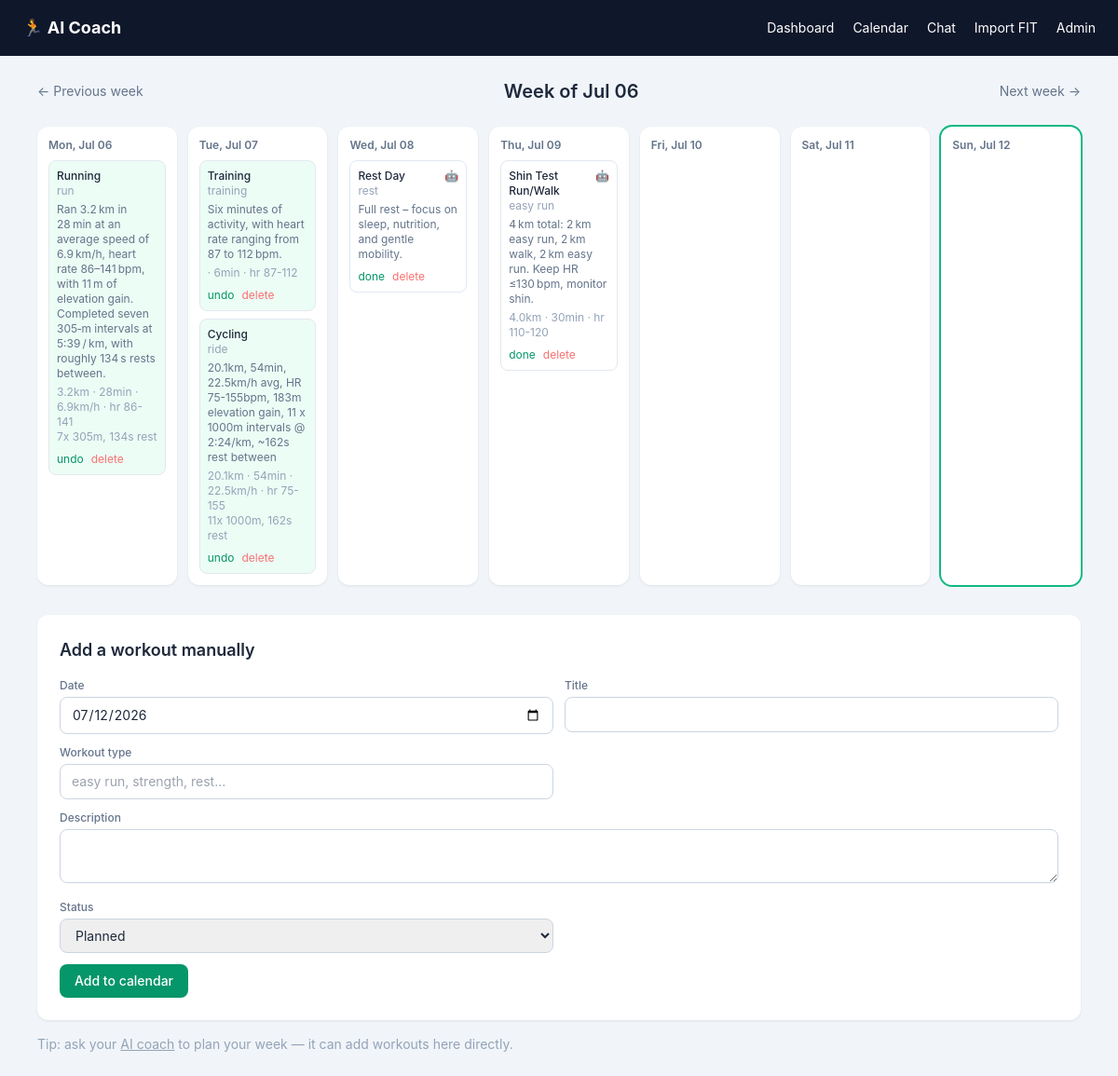
/calendar/, run on an earlier commit of the app's database.
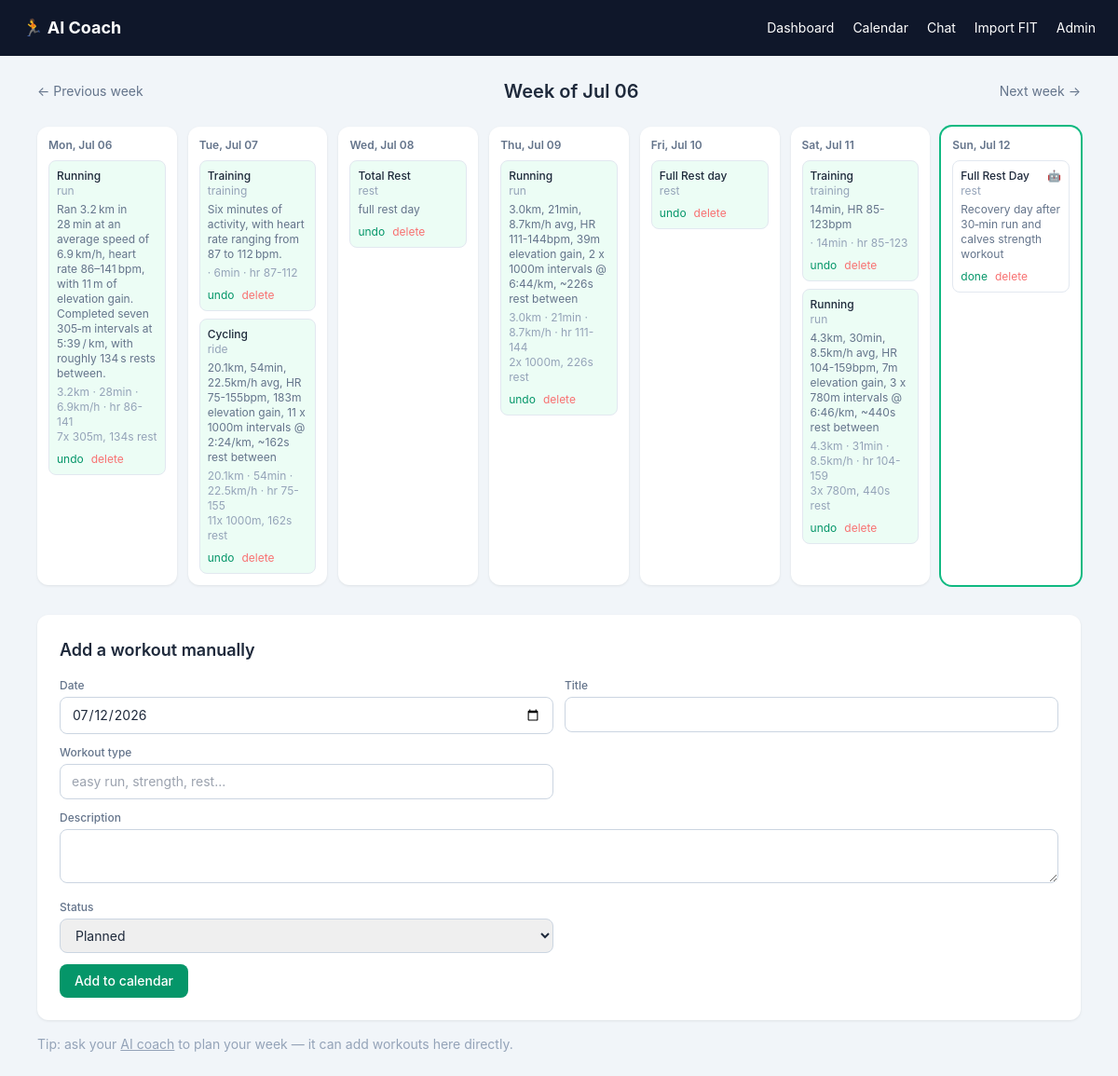
And on a later commit of the database.
### coach/models.py (models this page shows, shortened)
class Workout(models.Model):
    STATUS_CHOICES = [("planned", "Planned"), ("completed", "Completed"), ("skipped", "Skipped")]
    SOURCE_CHOICES = [("llm", "AI Coach"), ("manual", "Manual"), ("fit", "FIT upload")]
    date = models.DateField()
    title = models.CharField(max_length=255)
    description = models.TextField(blank=True)
    workout_type = models.CharField(max_length=64, blank=True, help_text="e.g. easy run, intervals, cycling, strength, rest")
    status = models.CharField(max_length=10, choices=STATUS_CHOICES, default="planned")
    source = models.CharField(max_length=10, choices=SOURCE_CHOICES, default="manual")
    distance_km = models.FloatField(null=True, blank=True)
    moving_time_min = models.FloatField(null=True, blank=True)
    avg_hr = models.FloatField(null=True, blank=True)
    max_hr = models.FloatField(null=True, blank=True)
    hr_min = models.FloatField(null=True, blank=True, help_text="Lowest HR seen (completed) or bottom of a target HR range (planned)")
    avg_speed_kmh = models.FloatField(null=True, blank=True)
    elevation_gain_m = models.FloatField(null=True, blank=True)
    interval_repeats = models.PositiveIntegerField(null=True, blank=True)
    interval_distance_m = models.FloatField(null=True, blank=True)
    interval_rest_seconds = models.FloatField(null=True, blank=True)
    laps_json = models.JSONField(null=True, blank=True, help_text="Raw per-lap splits, if imported from a FIT file")
    external_ref = models.CharField(max_length=255, blank=True, null=True, db_index=True,
                                     help_text="Dedup key for imports, e.g. fit filename+timestamp")
    created_at = models.DateTimeField(auto_now_add=True)
    class Meta:
        ordering = ["date", "created_at"]

### coach/views.py (the view)
# urls.py: path("calendar/", views.calendar_view, name="calendar"),
def calendar_view(request):
    week_offset = int(request.GET.get("week", 0))
    today = date.today()
    start_of_week = today - timedelta(days=today.weekday()) + timedelta(weeks=week_offset)
    days = [start_of_week + timedelta(days=i) for i in range(7)]
    workouts = Workout.objects.filter(date__gte=days[0], date__lte=days[-1])
    workouts_by_day = {d: [] for d in days}
    for w in workouts:
        workouts_by_day.setdefault(w.date, []).append(w)
    if request.method == "POST":
        form = WorkoutForm(request.POST)
        if form.is_valid():
            workout = form.save(commit=False)
            workout.source = "manual"
            workout.save()
            messages.success(request, "Workout added to calendar.")
            return redirect(f"/calendar/?week={week_offset}")
    else:
        form = WorkoutForm(initial={"date": today})
    return render(request, "coach/calendar.html", {
        "days": days,
        "workouts_by_day": workouts_by_day,
        "form": form,
        "week_offset": week_offset,
        "today": today,
    })

### coach/forms.py
class WorkoutForm(forms.ModelForm):
    class Meta:
        model = Workout
        fields = ["date", "title", "workout_type", "description", "status"]
        widgets = {
            "date": forms.DateInput(attrs={"type": "date", "class": INPUT_CLS}),
            "title": forms.TextInput(attrs={"class": INPUT_CLS}),
            "workout_type": forms.TextInput(attrs={"class": INPUT_CLS, "placeholder": "easy run, strength, rest..."}),
            "description": forms.Textarea(attrs={"rows": 2, "class": INPUT_CLS}),
            "status": forms.Select(attrs={"class": INPUT_CLS}),
        }

### coach/templatetags/coach_extras.py (called while the page is built)
@register.filter
def get_item(d, key):
    if not d:
        return []
    return d.get(key, [])

### coach/templates/coach/calendar.html (shortened to what this page needs)
{% extends "coach/base.html" %}
{% load coach_extras %}
{% block content %}
<div class="flex items-center justify-between mb-6">
  <a href="?week={{ week_offset|add:"-1" }}" class="text-sm text-slate-500 hover:text-slate-800">&larr; Previous week</a>
  <h1 class="text-xl font-semibold">Week of {{ days.0|date:"M d" }}</h1>
  <a href="?week={{ week_offset|add:"1" }}" class="text-sm text-slate-500 hover:text-slate-800">Next week &rarr;</a>
</div>
<div class="grid grid-cols-1 md:grid-cols-7 gap-3 mb-8">
  {% for day in days %}
    <div class="card p-3 {% if day == today %}ring-2 ring-emerald-500{% endif %}">
      <div class="text-xs font-semibold text-slate-500 mb-2">{{ day|date:"D, M d" }}</div>
      <div class="space-y-2">
        {% with day_workouts=workouts_by_day|get_item:day %}
          {% for w in day_workouts %}
            <div class="rounded-lg border border-slate-200 p-2 text-xs
              {% if w.status == 'completed' %}bg-emerald-50{% elif w.status == 'skipped' %}bg-slate-50 opacity-60{% else %}bg-white{% endif %}">
              <div class="flex justify-between items-start gap-1">
                <span class="font-medium">{{ w.title }}</span>
                {% if w.source == 'llm' %}<span title="Suggested by AI coach">🤖</span>{% endif %}
              </div>
              {% if w.workout_type %}<div class="text-slate-400">{{ w.workout_type }}</div>{% endif %}
              {% if w.description %}<div class="text-slate-500 mt-1">{{ w.description }}</div>{% endif %}
              {% if w.distance_km or w.moving_time_min or w.avg_hr %}
                <div class="text-slate-400 mt-1">
                  {% if w.distance_km %}{{ w.distance_km|floatformat:1 }}km{% endif %}
                  {% if w.moving_time_min %} · {{ w.moving_time_min|floatformat:0 }}min{% endif %}
                  {% if w.avg_speed_kmh %} · {{ w.avg_speed_kmh|floatformat:1 }}km/h{% endif %}
                  {% if w.hr_min and w.avg_hr and w.hr_min != w.avg_hr %}
                    · hr {{ w.hr_min|floatformat:0 }}-{{ w.max_hr|default:w.avg_hr|floatformat:0 }}
                  {% elif w.avg_hr %}
                    · hr {{ w.avg_hr|floatformat:0 }}
                  {% endif %}
                </div>
                {% if w.interval_repeats %}
                  <div class="text-slate-400">
                    {{ w.interval_repeats }}x{% if w.interval_distance_m %} {{ w.interval_distance_m|floatformat:0 }}m{% endif %}{% if w.interval_rest_seconds %}, {{ w.interval_rest_seconds|floatformat:0 }}s rest{% endif %}
                  </div>
                {% endif %}
              {% endif %}
              <div class="flex gap-2 mt-2">
                <form method="post" action="{% url 'workout_set_status' w.pk %}">
                  <button class="text-emerald-600 hover:underline">{% if w.status == 'completed' %}undo{% else %}done{% endif %}</button>
                </form>
                <form method="post" action="{% url 'workout_delete' w.pk %}" onsubmit="return confirm('Delete?')">
                  <button class="text-red-400 hover:underline">delete</button>
                </form>
              </div>
            </div>
          {% endfor %}
        {% endwith %}
      </div>
    </div>
  {% endfor %}
</div>
<div class="card p-6">
  <h2 class="text-lg font-semibold mb-4">Add a workout manually</h2>
  <form method="post" class="grid md:grid-cols-2 gap-3">
    {% for field in form %}
      <div class="{% if field.name == 'description' %}md:col-span-2{% endif %}">
        <label class="block text-xs font-medium text-slate-500 mb-1">{{ field.label }}</label>
        {{ field }}
      </div>
    {% endfor %}
    <div class="md:col-span-2">
      <button class="bg-emerald-600 text-white px-4 py-2 rounded-lg text-sm font-medium hover:bg-emerald-700">
        Add to calendar
      </button>
    </div>
  </form>
</div>
<p class="text-sm text-slate-400 mt-4">Tip: ask your <a href="{% url 'chat' %}" class="underline">AI coach</a> to plan your week — it can add workouts here directly.</p>
{% endblock %}

### coach/templates/coach/base.html (shortened to what this page needs)
<!DOCTYPE html>
<html lang="en">
<head>
<script src="https://cdn.tailwindcss.com"></script>
</head>
<body class="bg-slate-100 min-h-screen text-slate-800">
<nav class="bg-slate-900 text-white px-6 py-4 flex items-center justify-between">
  <a href="{% url 'dashboard' %}" class="font-bold text-lg">🏃 AI Coach</a>
  <div class="space-x-4 text-sm">
    <a href="{% url 'dashboard' %}" class="hover:text-emerald-400">Dashboard</a>
    <a href="{% url 'calendar' %}" class="hover:text-emerald-400">Calendar</a>
    <a href="{% url 'chat' %}" class="hover:text-emerald-400">Chat</a>
    <a href="{% url 'fit_upload' %}" class="hover:text-emerald-400">Import FIT</a>
    <a href="/admin/" class="hover:text-emerald-400">Admin</a>
  </div>
</nav>
<div class="max-w-6xl mx-auto px-4 py-6">
  {% block content %}{% endblock %}
</div>
</body>
</html>

### coach/templates/coach/base.html (style rules this page uses)
body { font-family: 'Inter', system-ui, sans-serif; }
.card { background: white; border-radius: 0.75rem; box-shadow: 0 1px 3px rgba(0,0,0,0.08); }

What changed in the data, as far as the page shows it:
removed Workout: title "Rest Day", workout_type "rest", description "Full rest – focus on sleep, nutrition, and gentle mobility.", status "done", shown under "Wed, Jul 08"
removed Workout: title "Shin Test Run/Walk", workout_type "easy run", description "4 km total: 2 km easy run, 2 km walk, 2 km easy run. Keep HR ≤130 bpm, monitor shin.", distance_km "4.0", moving_time_min "30", hr_min "110", max_hr "120", status "done", shown under "Thu, Jul 09"
added Workout: title "Total Rest", workout_type "rest", description "full rest day", status "undo", shown under "Wed, Jul 08"
added Workout: title "Running", workout_type "run", description "3.0km, 21min, 8.7km/h avg, HR 111-144bpm, 39m elevation gain, 2 x 1000m intervals @ 6:44/km, ~226s rest between", distance_km "3.0", moving_time_min "21", avg_speed_kmh "8.7", hr_min "111", max_hr "144", interval_repeats "2", interval_distance_m "1000", interval_rest_seconds "226", status "undo", shown under "Thu, Jul 09"
added Workout: title "Full Rest day", workout_type "rest", status "undo", shown under "Fri, Jul 10"
added Workout: title "Training", workout_type "training", description "14min, HR 85-123bpm", moving_time_min "14", hr_min "85", max_hr "123", status "undo", shown under "Sat, Jul 11"
added Workout: title "Running", workout_type "run", description "4.3km, 30min, 8.5km/h avg, HR 104-159bpm, 7m elevation gain, 3 x 780m intervals @ 6:46/km, ~440s rest between", distance_km "4.3", moving_time_min "31", avg_speed_kmh "8.5", hr_min "104", max_hr "159", interval_repeats "3", interval_distance_m "780", interval_rest_seconds "440", status "undo", shown under "Sat, Jul 11"
added Workout: title "Full Rest Day", workout_type "rest", description "Recovery day after 30‑min run and calves strength workout", status "done", shown under "Sun, Jul 12"
